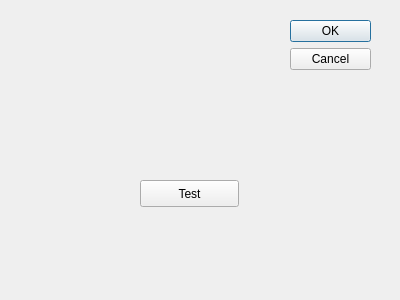
<?xml version="1.0" encoding="UTF-8"?>
<ui version="4.0">
 <class>Keyboard</class>
 <widget class="QDialog" name="Keyboard">
  <property name="geometry">
   <rect>
    <x>0</x>
    <y>0</y>
    <width>400</width>
    <height>300</height>
   </rect>
  </property>
  <property name="windowTitle">
   <string>Dialog</string>
  </property>
  <widget class="QDialogButtonBox" name="buttonBox">
   <property name="geometry">
    <rect>
     <x>290</x>
     <y>20</y>
     <width>81</width>
     <height>241</height>
    </rect>
   </property>
   <property name="orientation">
    <enum>Qt::Vertical</enum>
   </property>
   <property name="standardButtons">
    <set>QDialogButtonBox::Cancel|QDialogButtonBox::Ok</set>
   </property>
  </widget>
  <widget class="QPushButton" name="testButton">
   <property name="geometry">
    <rect>
     <x>140</x>
     <y>180</y>
     <width>99</width>
     <height>27</height>
    </rect>
   </property>
   <property name="text">
    <string>Test</string>
   </property>
  </widget>
 </widget>
 <resources/>
 <connections>
  <connection>
   <sender>buttonBox</sender>
   <signal>accepted()</signal>
   <receiver>Keyboard</receiver>
   <slot>accept()</slot>
   <hints>
    <hint type="sourcelabel">
     <x>248</x>
     <y>254</y>
    </hint>
    <hint type="destinationlabel">
     <x>157</x>
     <y>274</y>
    </hint>
   </hints>
  </connection>
  <connection>
   <sender>buttonBox</sender>
   <signal>rejected()</signal>
   <receiver>Keyboard</receiver>
   <slot>reject()</slot>
   <hints>
    <hint type="sourcelabel">
     <x>316</x>
     <y>260</y>
    </hint>
    <hint type="destinationlabel">
     <x>286</x>
     <y>274</y>
    </hint>
   </hints>
  </connection>
 </connections>
</ui>
